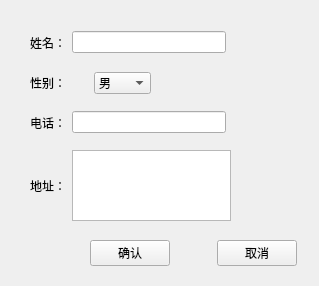
<?xml version="1.0" encoding="UTF-8"?>
<ui version="4.0">
 <class>StaffAddWidget</class>
 <widget class="QWidget" name="StaffAddWidget">
  <property name="geometry">
   <rect>
    <x>0</x>
    <y>0</y>
    <width>319</width>
    <height>286</height>
   </rect>
  </property>
  <property name="windowTitle">
   <string>添加员工</string>
  </property>
  <widget class="QWidget" name="">
   <property name="geometry">
    <rect>
     <x>90</x>
     <y>240</y>
     <width>207</width>
     <height>26</height>
    </rect>
   </property>
   <layout class="QHBoxLayout" name="horizontalLayout">
    <item>
     <widget class="QPushButton" name="Confirm_pushButton">
      <property name="text">
       <string>确认</string>
      </property>
     </widget>
    </item>
    <item>
     <spacer name="horizontalSpacer">
      <property name="orientation">
       <enum>Qt::Horizontal</enum>
      </property>
      <property name="sizeHint" stdset="0">
       <size>
        <width>13</width>
        <height>20</height>
       </size>
      </property>
     </spacer>
    </item>
    <item>
     <widget class="QPushButton" name="Cancel_pushButton">
      <property name="text">
       <string>取消</string>
      </property>
     </widget>
    </item>
   </layout>
  </widget>
  <widget class="QWidget" name="">
   <property name="geometry">
    <rect>
     <x>30</x>
     <y>30</y>
     <width>196</width>
     <height>25</height>
    </rect>
   </property>
   <layout class="QHBoxLayout" name="horizontalLayout_2">
    <item>
     <widget class="QLabel" name="Name_label">
      <property name="text">
       <string>姓名：</string>
      </property>
     </widget>
    </item>
    <item>
     <widget class="QLineEdit" name="Name_lineEdit"/>
    </item>
   </layout>
  </widget>
  <widget class="QWidget" name="">
   <property name="geometry">
    <rect>
     <x>30</x>
     <y>70</y>
     <width>121</width>
     <height>26</height>
    </rect>
   </property>
   <layout class="QHBoxLayout" name="horizontalLayout_3">
    <item>
     <widget class="QLabel" name="Sex_label">
      <property name="text">
       <string>性别：</string>
      </property>
     </widget>
    </item>
    <item>
     <widget class="QComboBox" name="Sex_comboBox">
      <item>
       <property name="text">
        <string>男</string>
       </property>
      </item>
      <item>
       <property name="text">
        <string>女</string>
       </property>
      </item>
     </widget>
    </item>
   </layout>
  </widget>
  <widget class="QWidget" name="">
   <property name="geometry">
    <rect>
     <x>30</x>
     <y>110</y>
     <width>196</width>
     <height>25</height>
    </rect>
   </property>
   <layout class="QHBoxLayout" name="horizontalLayout_4">
    <item>
     <widget class="QLabel" name="Tel_label">
      <property name="text">
       <string>电话：</string>
      </property>
     </widget>
    </item>
    <item>
     <widget class="QLineEdit" name="Tel_lineEdit"/>
    </item>
   </layout>
  </widget>
  <widget class="QWidget" name="">
   <property name="geometry">
    <rect>
     <x>30</x>
     <y>150</y>
     <width>201</width>
     <height>71</height>
    </rect>
   </property>
   <layout class="QHBoxLayout" name="horizontalLayout_5">
    <item>
     <widget class="QLabel" name="Address_label">
      <property name="text">
       <string>地址：</string>
      </property>
     </widget>
    </item>
    <item>
     <widget class="QTextEdit" name="Address_textEdit"/>
    </item>
   </layout>
  </widget>
 </widget>
 <resources/>
 <connections/>
</ui>
